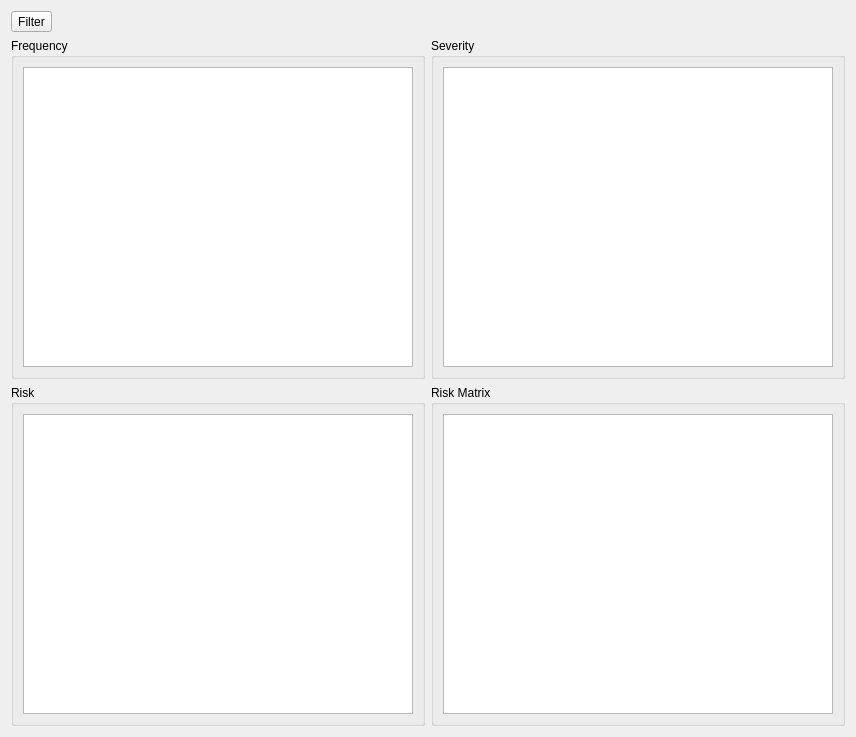
<?xml version="1.0" encoding="UTF-8"?>
<ui version="4.0">
 <class>Dialog</class>
 <widget class="QDialog" name="Dialog">
  <property name="geometry">
   <rect>
    <x>0</x>
    <y>0</y>
    <width>856</width>
    <height>737</height>
   </rect>
  </property>
  <property name="windowTitle">
   <string>Dialog</string>
  </property>
  <layout class="QVBoxLayout" name="verticalLayout">
   <item>
    <layout class="QHBoxLayout" name="horizontalLayout_7">
     <item>
      <widget class="QToolButton" name="toolButton_2">
       <property name="text">
        <string>Filter</string>
       </property>
      </widget>
     </item>
     <item>
      <spacer name="horizontalSpacer_6">
       <property name="orientation">
        <enum>Qt::Horizontal</enum>
       </property>
       <property name="sizeHint" stdset="0">
        <size>
         <width>40</width>
         <height>20</height>
        </size>
       </property>
      </spacer>
     </item>
    </layout>
   </item>
   <item>
    <layout class="QGridLayout" name="gridLayout">
     <item row="0" column="0">
      <widget class="QGroupBox" name="groupBox_2">
       <property name="title">
        <string>Frequency</string>
       </property>
       <layout class="QVBoxLayout" name="verticalLayout_14">
        <item>
         <widget class="QTableView" name="tableView_3"/>
        </item>
       </layout>
      </widget>
     </item>
     <item row="0" column="1">
      <widget class="QGroupBox" name="groupBox_4">
       <property name="title">
        <string>Severity</string>
       </property>
       <layout class="QVBoxLayout" name="verticalLayout_15">
        <item>
         <widget class="QTableView" name="tableView_4"/>
        </item>
       </layout>
      </widget>
     </item>
     <item row="1" column="1">
      <widget class="QGroupBox" name="groupBox_5">
       <property name="title">
        <string>Risk Matrix</string>
       </property>
       <layout class="QVBoxLayout" name="verticalLayout_16">
        <item>
         <widget class="QTableView" name="tableView_5"/>
        </item>
       </layout>
      </widget>
     </item>
     <item row="1" column="0">
      <widget class="QGroupBox" name="groupBox_6">
       <property name="title">
        <string>Risk</string>
       </property>
       <layout class="QVBoxLayout" name="verticalLayout_17">
        <item>
         <widget class="QTableView" name="tableView_6"/>
        </item>
       </layout>
      </widget>
     </item>
    </layout>
   </item>
  </layout>
 </widget>
 <resources/>
 <connections/>
</ui>
